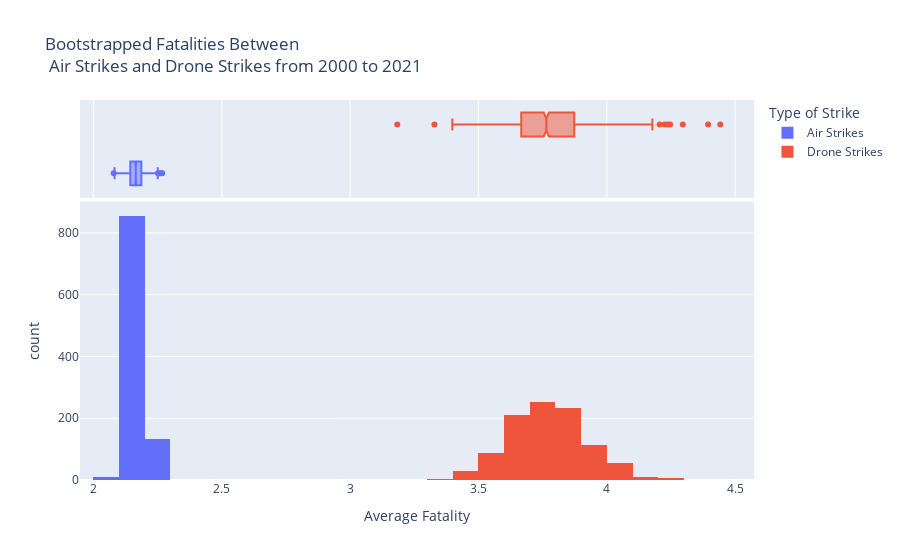

Notebook source saved alongside this figure:
### Code cell
fig = px.histogram(bootstrap, x=['Air Strikes', 'Drone Strikes'],
                   marginal="box",labels={'value':'Average Fatality',
                   'variable':'Type of Strike'},
                   title='Bootstrapped Fatalities Between <br> Air Strikes and Drone Strikes from 2000 to 2021')
fig.show()

### Figure 1 — Plotly figure (JSON) as saved in the notebook; plotly's stock layout.template omitted (floating-point values rounded to 4 significant figures; data arrays with more than 128 entries replaced by an {"elided": "..."} marker saying what was removed)
{"data": [{"alignmentgroup": "True", "bingroup": "x", "hovertemplate": "Type of Strike=Air Strikes<br>Average Fatality=%{x}<br>count=%{y}<extra></extra>", "legendgroup": "Air Strikes", "marker": {"color": "#636efa"}, "name": "Air Strikes", "offsetgroup": "Air Strikes", "orientation": "v", "showlegend": true, "type": "histogram", "x": {"elided": "1000 float values"}, "xaxis": "x", "yaxis": "y"}, {"alignmentgroup": "True", "hovertemplate": "Type of Strike=Air Strikes<br>Average Fatality=%{x}<extra></extra>", "legendgroup": "Air Strikes", "marker": {"color": "#636efa"}, "name": "Air Strikes", "notched": true, "offsetgroup": "Air Strikes", "showlegend": false, "type": "box", "x": {"elided": "1000 float values"}, "xaxis": "x2", "yaxis": "y2"}, {"alignmentgroup": "True", "bingroup": "x", "hovertemplate": "Type of Strike=Drone Strikes<br>Average Fatality=%{x}<br>count=%{y}<extra></extra>", "legendgroup": "Drone Strikes", "marker": {"color": "#EF553B"}, "name": "Drone Strikes", "offsetgroup": "Drone Strikes", "orientation": "v", "showlegend": true, "type": "histogram", "x": {"elided": "1000 float values"}, "xaxis": "x", "yaxis": "y"}, {"alignmentgroup": "True", "hovertemplate": "Type of Strike=Drone Strikes<br>Average Fatality=%{x}<extra></extra>", "legendgroup": "Drone Strikes", "marker": {"color": "#EF553B"}, "name": "Drone Strikes", "notched": true, "offsetgroup": "Drone Strikes", "showlegend": false, "type": "box", "x": {"elided": "1000 float values"}, "xaxis": "x2", "yaxis": "y2"}], "layout": {"barmode": "relative", "legend": {"title": {"text": "Type of Strike"}, "tracegroupgap": 0}, "title": {"text": "Bootstrapped Fatalities Between <br> Air Strikes and Drone Strikes from 2000 to 2021"}, "xaxis": {"anchor": "y", "domain": [0, 1], "title": {"text": "Average Fatality"}}, "xaxis2": {"anchor": "y2", "domain": [0, 1], "matches": "x", "showgrid": true, "showticklabels": false}, "yaxis": {"anchor": "x", "domain": [0, 0.7326], "title": {"text": "count"}}, "yaxis2": {"anchor": "x2", "domain": [0.7426, 1], "matches": "y2", "showgrid": false, "showline": false, "showticklabels": false, "ticks": ""}}}
